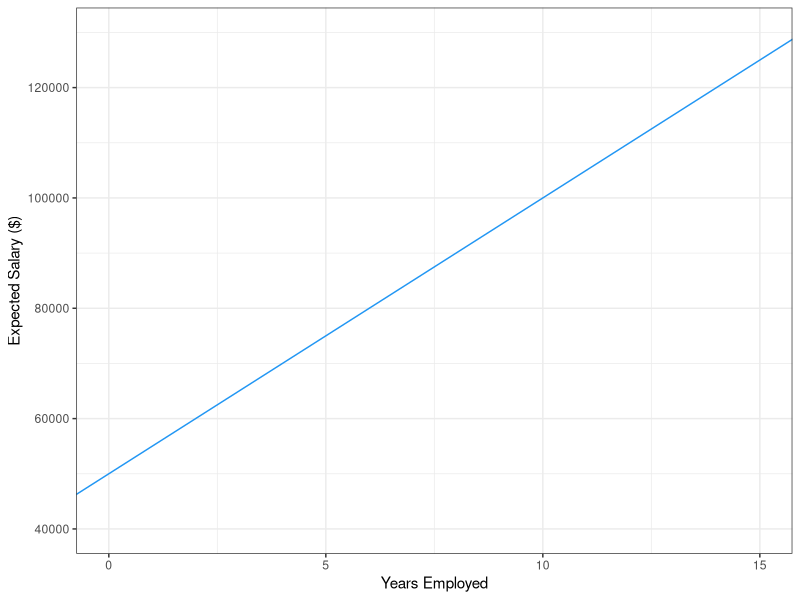
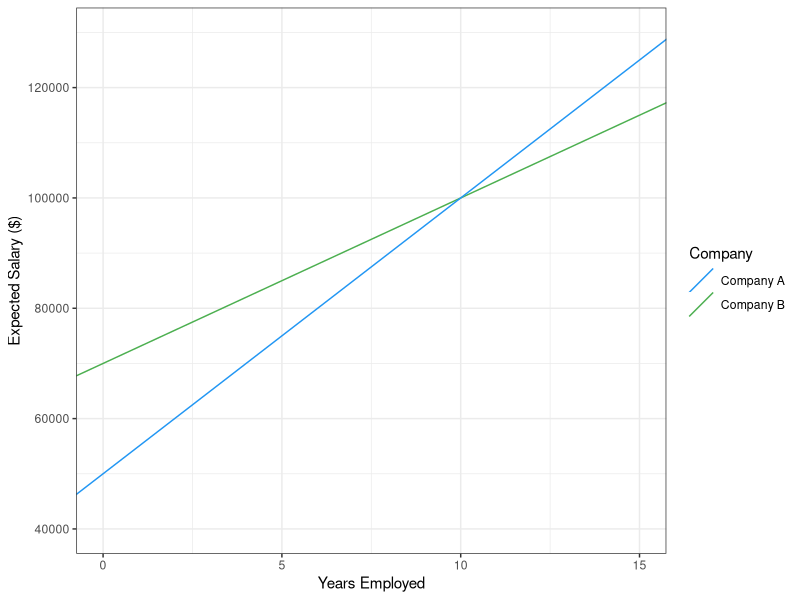
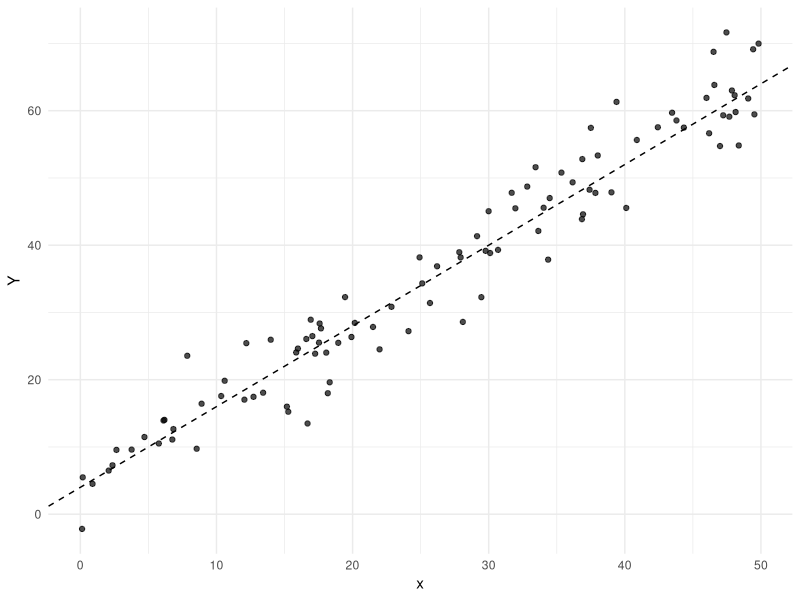

Write the R code that produced these figures, in order.
## ---- chunk 1
#| include: false
library(ggplot2)
theme_set(theme_bw())
## ---- chunk 2
#| echo: false
#| fig-cap: "Expected salary at Company A as a function of years employed."
ggplot() +
  geom_abline(intercept = 5e4, slope = 5e3, colour = '#2196F3') +
  lims(x = c(0, 15), y = c(4e4, 13e4)) +
  labs(x = "Years Employed", y = "Expected Salary ($)")
## ---- chunk 3
#| echo: false
#| fig-cap: "Linear salary trends for two companies."
ggplot() +
  geom_abline(aes(intercept = 7e4, slope = 3e3, colour = "Company B")) +
  geom_abline(aes(intercept = 5e4, slope = 5e3, colour = "Company A")) +
  lims(x = c(0, 15), y = c(4e4, 13e4)) +
  labs(
    x = "Years Employed",
    y = "Expected Salary ($)",
    colour = "Company"
  ) +
  scale_color_manual(values = c("Company B" = "#4CAF50", "Company A" = "#2196F3"))
## ---- chunk 4
50000+(5000*10)
## ---- chunk 5
pnorm(11e4,1e5, 4e3, lower.tail = FALSE)
## ---- chunk 6
n <- 100
X <- runif(n=100, min=0, max= 50)
head(X)
## ---- chunk 7
alpha <- 4
beta <- 1.2
sigma <- 4

simple_linear_model <- function(X, alpha, beta, sigma) {
  mu <- alpha + (beta * X) 
  mu + rnorm(length(X), mean = 0, sd = sigma)
}
## ---- chunk 8
Y <- simple_linear_model(X, alpha, beta, sigma)
head(Y)
## ---- chunk 9
#| echo: false
#| label: fig-plot
#| fig-cap: "Data generated from the simple linear model $Y=4+1.2\\times x + \\varepsilon$, with $\\varepsilon\\sim N(0,16)$. Dashed line shows E[Y|x] = α + βx"

library(ggplot2)

df <- data.frame(X = X, Y = Y)

ggplot(df, aes(X, Y)) +
  geom_point(alpha = 0.7) +
  geom_abline(intercept = alpha, slope = beta, linetype = "dashed") +
  labs(x = "x", y = "Y") +
  theme_minimal()
